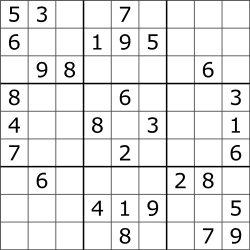
#> input picture boards/Sudoku_1.png, 250 x 250 px
$ python -i helper.py   (imports and definitions only)
#> lines starting #> are read from the running program, lines starting #| are printed output that depends on the picture; after the words box and inside, x2 and y2 are one past the last pixel; in counts of white or black regions, pixels touching at a corner belong together
#> further down, picture is the input picture: shape (250, 250, 3); min 0, max 255, mean 231.5
import cv2
import numpy as np
import scipy


def preProcess(img):
    """Grayscale + Blurs the img"""
    gray_scale = cv2.cvtColor(img, cv2.COLOR_BGR2GRAY)
    kernel_gaussian = np.zeros((3,3))
    std = 0.572
    for index_x, i in enumerate(np.linspace(-1,1,3).astype(int)):
        for index_y, j in enumerate(np.linspace(-1,1,3).astype(int)):
            # print(i,j)
            kernel_gaussian[index_x,index_y] = np.exp(-1 * (i**2 + j**2) / (2 * std**2)) / (2*np.pi * std**2)

    blur = scipy.ndimage.convolve(gray_scale, kernel_gaussian, mode='reflect')
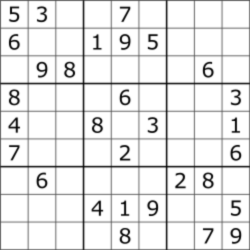
#> blur: shape (250, 250); min 8, max 255, mean 231.3

    filter_shapen = np.array([[0 ,0, 0],[0, .8, 0],[0, 0, 0]])
    sharpen = scipy.ndimage.convolve(blur, filter_shapen, mode='constant')
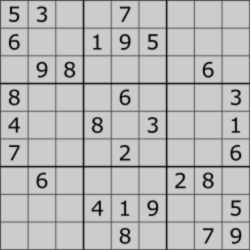
#> sharpen: shape (250, 250); min 6, max 204, mean 184.9
    threshold = cv2.adaptiveThreshold(sharpen, 255, 1, 1, 11, 2)
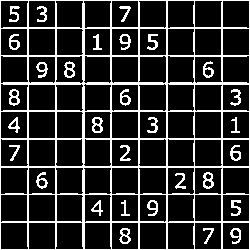
#> threshold: shape (250, 250); 18.2% white in thin lines or dots
    return threshold

# [50 lines left out: functions findcorners, sort_points, split_img, not called in this run]

>>> import cv2
>>> picture = cv2.imread('boards/Sudoku_1.png')
>>> result = preProcess(picture)

$ run again, on boards/Sudoku_2.png
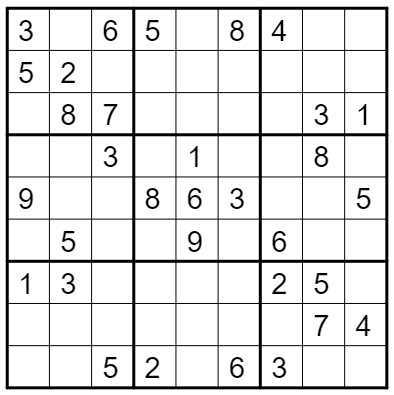
#> input picture boards/Sudoku_2.png, 394 x 395 px
#> picture is the input picture: shape (395, 394, 3); min 0, max 255, mean 227.7
#> in preProcess, `sharpen = scipy.ndimage.convolve(blur, filter_shapen, mode='constant')`:
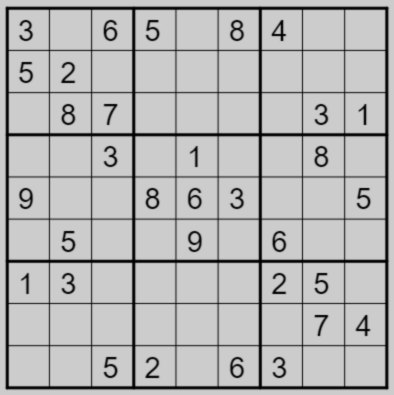
#> sharpen: shape (395, 394); min 0, max 204, mean 181.9
#> in preProcess, `threshold = cv2.adaptiveThreshold(sharpen, 255, 1, 1, 11, 2)`:
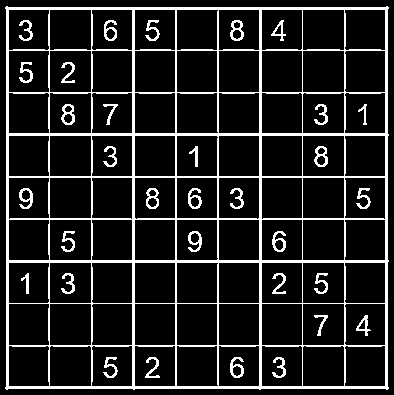
#> threshold: shape (395, 394); 13.2% white; 33 white regions, largest, box (x1, y1, x2, y2) and area: (5, 6, 389, 390) 16715, (19, 188, 33, 209) 146, (230, 20, 244, 41) 145
